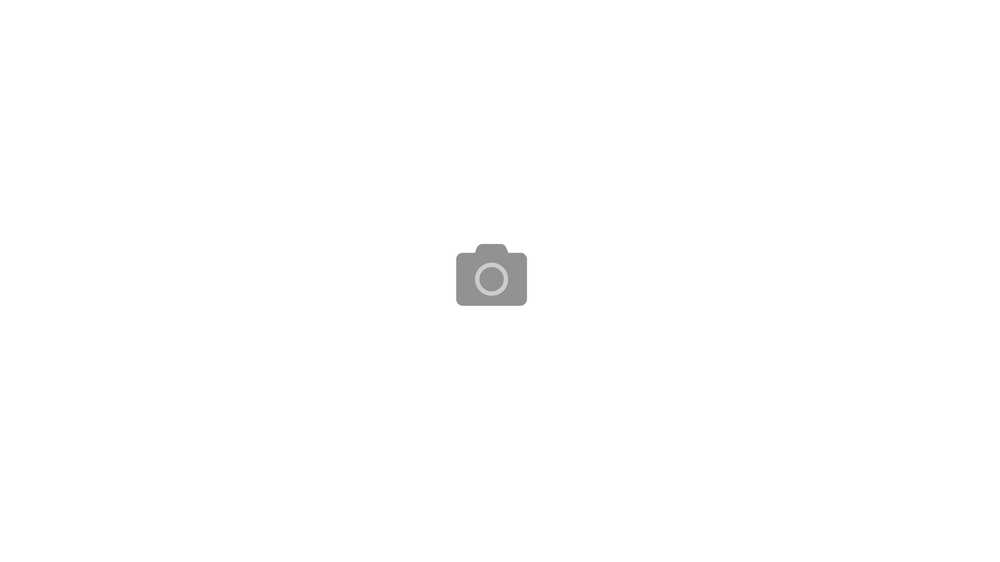
#> input picture Resources/placeholder.png, 1000 x 562 px, shrunk from 1920 x 1080 before the run
$ python -i crop.py   (imports and definitions only)
#> lines starting #> are read from the running program, lines starting #| are printed output that depends on the picture; after the words box and inside, x2 and y2 are one past the last pixel; in counts of white or black regions, pixels touching at a corner belong together
#> further down, picture is the input picture: shape (562, 1000, 3); min 135, max 255, mean 254.3
import cv2
import numpy as np
import sys
import os

def load_image_unicode(path):
    stream = np.fromfile(path, dtype=np.uint8)
    image = cv2.imdecode(stream, cv2.IMREAD_UNCHANGED)
    if image is None:
        raise ValueError(f"Failed to decode image from {path}")
    return image

def save_image_unicode(path, image):
    ext = os.path.splitext(path)[1].lower()

    # If saving JPG and image has alpha, flatten on white background
    if ext in ['.jpg', '.jpeg'] and image.shape[2] == 4:
        alpha = image[:, :, 3] / 255.0
        background = np.ones_like(image[:, :, :3], dtype=np.uint8) * 255  # white
        for c in range(3):
            background[:, :, c] = (image[:, :, c] * alpha + background[:, :, c] * (1 - alpha)).astype(np.uint8)
        image = background

    params = []
    if ext in ['.jpg', '.jpeg']:
        params = [cv2.IMWRITE_JPEG_QUALITY, 100]
    elif ext == '.png':
        params = [cv2.IMWRITE_PNG_COMPRESSION, 3]

    result, encoded = cv2.imencode(ext, image, params)
    if not result:
        raise IOError(f"Failed to encode image for saving: {path}")
    encoded.tofile(path)


def crop_max(img):
    if img.shape[2] == 4:
        alpha = img[:, :, 3]
        coords = cv2.findNonZero(alpha)
        if coords is None:
            raise ValueError("No non-transparent pixels found")
        x, y, w, h = cv2.boundingRect(coords)
    else:
        gray = cv2.cvtColor(img, cv2.COLOR_BGR2GRAY)
        _, thresh = cv2.threshold(gray, 0, 255, cv2.THRESH_BINARY_INV + cv2.THRESH_OTSU)
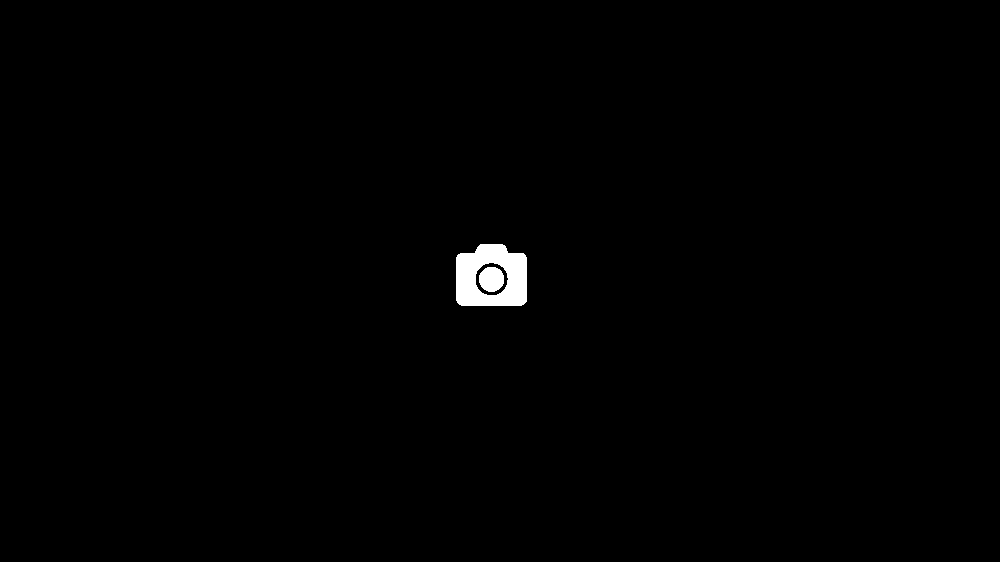
#> thresh: shape (562, 1000); 0.66% white; 2 white regions
        contours, _ = cv2.findContours(thresh, cv2.RETR_EXTERNAL, cv2.CHAIN_APPROX_SIMPLE)
#> contours = 1 contour; box (x1, y1, x2, y2) and area: (456, 244, 527, 306) 3870
        if not contours:
            raise ValueError("No contours found")
        largest = max(contours, key=cv2.contourArea)
#> largest = contour of 38 points, box (x1, y1, x2, y2) (456, 244, 527, 306), area 3870
        x, y, w, h = cv2.boundingRect(largest)
#> x = 456; y = 244; w = 71; h = 62
    return img[y:y+h, x:x+w]
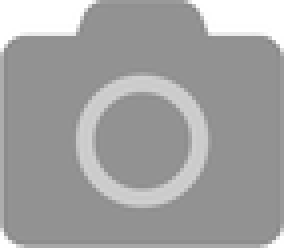
#> returned value: shape (62, 71, 3) (shown 4 times larger); min 135, max 255, mean 161.9

def main():
    if len(sys.argv) < 3:
        print("Usage: crop_max.py input output")
        sys.exit(1)
    img = load_image_unicode(sys.argv[1])
    cropped = crop_max(img)
    save_image_unicode(sys.argv[2], cropped)

# [2 lines not run here, left out]

>>> import cv2
>>> picture = cv2.imread('../Resources/placeholder.png')
>>> result = crop_max(picture)
